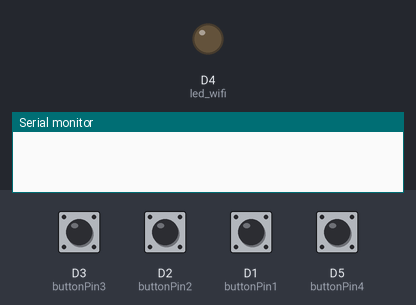
A sketch run on a simulated ESP8266 (NodeMCU). On the bench: output pins drawn as LEDs (lit = HIGH), the last lines printed to the serial monitor. The test bench sets the inputs (shaded band); at power-on: D1 (buttonPin1), D2 (buttonPin2), D3 (buttonPin3), D5 (buttonPin4) HIGH. WiFi joins after 1.5 s; servers stay silent unless stated; random numbers use the default seed unless the sketch sets one; no MQTT or app messages arrive unless stated.

Above: at 0.1 s.
At 2.7 s:
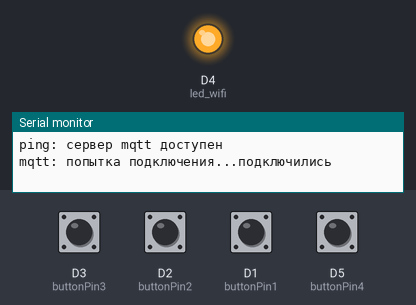
2.8 s: D3 (buttonPin3) pulled LOW for 0.15 s
Timing chart, 0 to 5.8 s (numbered marks = the images above; inputs shaded):
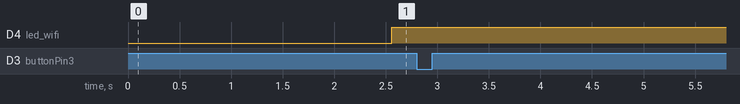

The sketch:

esp8266.ino
```cpp
#include <Arduino.h>
#include <ESP8266WiFi.h>
#include <PubSubClient.h>
#include <DNSServer.h>
#include <ESP8266WebServer.h>
#include <WiFiManager.h>         // https://github.com/tzapu/WiFiManager
#include <EEPROM.h>
#include <ESP8266Ping.h>
#include <ESP8266HTTPClient.h>
#include <ESP8266httpUpdate.h>

// Объявление номеров пинов для кнопок
const int buttonPin1 = D1;
const int buttonPin2 = D2;
const int buttonPin3 = D3;
const int buttonPin4 = D5;

// Переменные для хранения состояния кнопок
bool lastButtonState1 = HIGH;
bool lastButtonState2 = HIGH;
bool lastButtonState3 = HIGH;
bool lastButtonState4 = HIGH;

#include <Ticker.h>
Ticker flipper;
int count = 0;

#define led_wifi D4

const char* remote_host = "";
#define mqtt_server ""
#define mqtt_login ""
#define mqtt_password ""
#define mqtt_port 1883

WiFiClient espClient;
PubSubClient client(espClient);

long lastMsg = 0;

// подключение к mqtt брокеру
void reconnect() {
  if (Ping.ping(remote_host)) {
    Serial.println("ping: сервер mqtt доступен");
    while (!client.connected()) {// крутимся пока не подключемся.
      Serial.print("mqtt: попытка подключения...");
      // создаем случайный идентификатор клиента
      String clientId = "POST-";
      clientId += String(random(0xffff), HEX);
      // подключаемся, в client.connect передаем ID, логин и пасс
      if (client.connect(clientId.c_str(), mqtt_login, mqtt_password)) {
        digitalWrite(led_wifi, HIGH);
        Serial.println("подключились");// если подключились
      } else {
        digitalWrite(led_wifi, LOW);
        Serial.print("ошибка, rc=");
        Serial.print(client.state());
        Serial.println(" повтор через 5 секунд");
        // Wait 5 seconds before retrying
        delay(5000);
      }
    }
  } else {
    Serial.println("ping: сервер mqtt не доступен");
  }
}

void setup() {
  Serial.begin(115200);
  // Инициализация кнопок как входов с подтяжкой
  pinMode(buttonPin1, INPUT_PULLUP);
  pinMode(buttonPin2, INPUT_PULLUP);
  pinMode(buttonPin3, INPUT_PULLUP);
  pinMode(buttonPin4, INPUT_PULLUP);
  pinMode(led_wifi, OUTPUT);
  digitalWrite(led_wifi, LOW);
  client.setServer(mqtt_server, mqtt_port);
  WiFiManager wifiManager;
  wifiManager.setTimeout(180);
  if (!wifiManager.autoConnect("POST-1", "123qwe123")) {
    Serial.println("wifimanager: ошибка потключения");
    delay(3000);
    ESP.reset();
    delay(5000);
  }
}

void loop() {
  if (!client.connected()) {// проверяем подключение к брокеру
    reconnect();
  }
  client.loop();
  // Чтение состояния кнопок
  bool currentState1 = digitalRead(buttonPin1);
  bool currentState2 = digitalRead(buttonPin2);
  bool currentState3 = digitalRead(buttonPin3);
  bool currentState4 = digitalRead(buttonPin4);
  // Обработка нажатия кнопки 1
  if (lastButtonState1 == HIGH && currentState1 == LOW) {
    String message = "1";
    client.publish("sto/post1", message.c_str());
    Serial.println("Отправлено сообщение при нажатии кнопки 1");
  }
  lastButtonState1 = currentState1;

  // Обработка нажатия кнопки 2
  if (lastButtonState2 == HIGH && currentState2 == LOW) {
    String message = "2";
    client.publish("sto/post1", message.c_str());
    Serial.println("Отправлено сообщение при нажатии кнопки 2");
  }
  lastButtonState2 = currentState2;

  // Обработка нажатия кнопки 3
  if (lastButtonState3 == HIGH && currentState3 == LOW) {
    String message = "3";
    client.publish("sto/post2", message.c_str());
    Serial.println("Отправлено сообщение при нажатии кнопки 3");
  }
  lastButtonState3 = currentState3;

  // Обработка нажатия кнопки 4
  if (lastButtonState4 == HIGH && currentState4 == LOW) {
    String message = "4";
    client.publish("sto/post2", message.c_str());
    Serial.println("Отправлено сообщение при нажатии кнопки 4");
  }
  lastButtonState4 = currentState4;

  delay(50); // небольшая задержка для дебаунса
}
```
